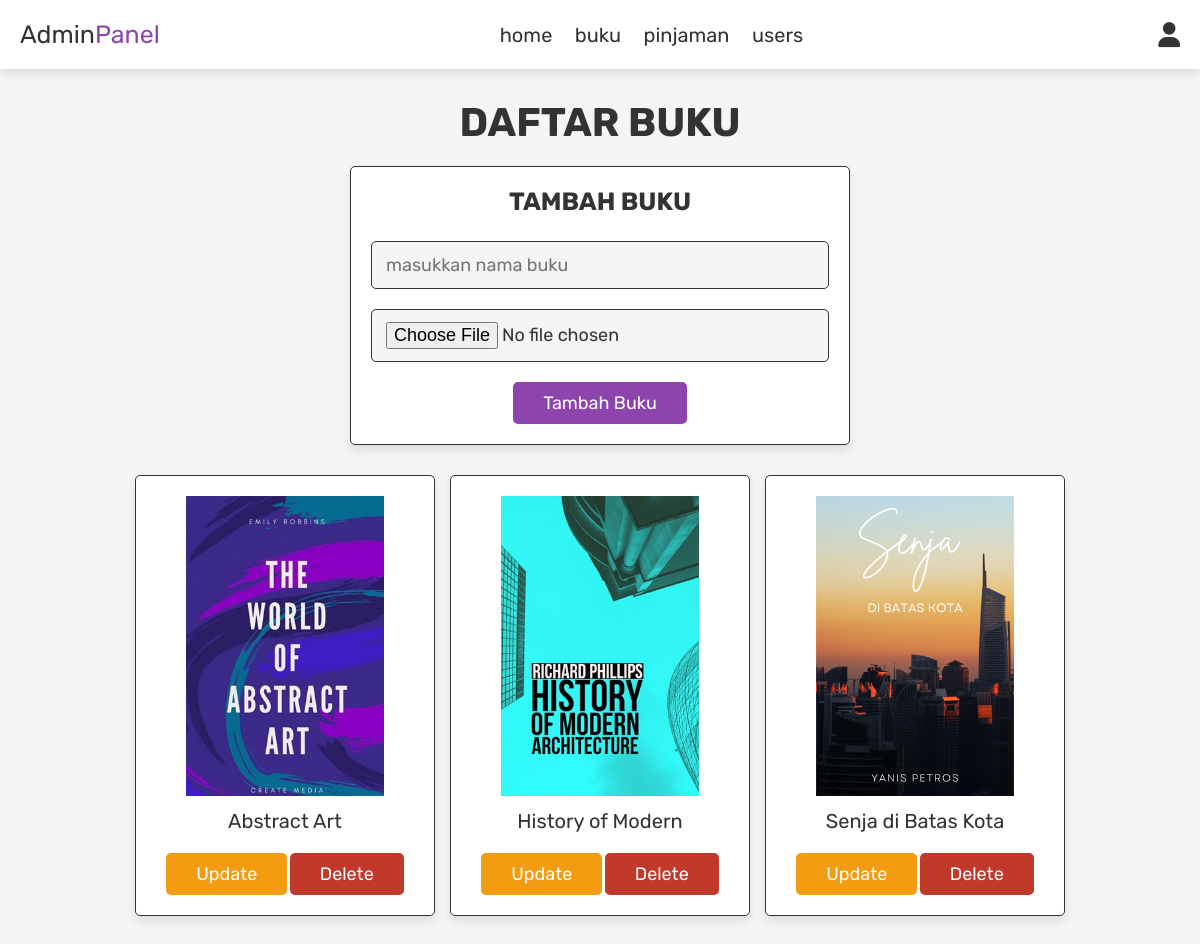
/admin_products.php (signed in), run on the app's committed database.
### tables this page shows
CREATE TABLE `products` (
  `id` int(100) NOT NULL,
  `name` varchar(100) NOT NULL,
  `price` int(100) NOT NULL DEFAULT 0,
  `image` varchar(100) NOT NULL
);

### admin_products.php (the view, shortened to what this page needs)
<?php
include 'config.php';
?>
<!DOCTYPE html>
<html lang="en">
<head>
   <link rel="stylesheet" href="https://cdnjs.cloudflare.com/ajax/libs/font-awesome/6.0.0/css/all.min.css">
   <link rel="stylesheet" href="css/admin_style.css">
</head>
<body>
   <?php include 'admin_header.php'; ?>
   <section class="add-products">
      <h1 class="title">daftar buku</h1>
      <form action="" method="post" enctype="multipart/form-data">
         <h3>Tambah Buku</h3>
         <input type="text" name="name" class="box" placeholder="masukkan nama buku" required>
         <input type="file" name="image" accept="image/jpg, image/jpeg, image/png" class="box" required>
         <input type="submit" value="tambah buku" name="add_product" class="btn">
      </form>
   </section>
   <section class="show-products">
      <div class="box-container">
         <?php
         $select_products = mysqli_query($conn, "SELECT * FROM `products`") or die('query failed');
         if (mysqli_num_rows($select_products) > 0) {
            while ($fetch_products = mysqli_fetch_assoc($select_products)) {
         ?>
               <div class="box">
                  <img src="uploaded_img/<?php echo $fetch_products['image']; ?>" alt="">
                  <div class="name"><?php echo $fetch_products['name']; ?></div>
                  <a href="admin_products.php?update=<?php echo $fetch_products['id']; ?>" class="option-btn">update</a>
                  <a href="admin_products.php?delete=<?php echo $fetch_products['id']; ?>" class="delete-btn" onclick="return confirm('hapus buku ini?');">delete</a>
               </div>
         <?php
            }
         } else {
            echo '<p class="empty">Belum ada buku!</p>';
         }
         ?>
      </div>
   </section>
</body>
</html>

### css/admin_style.css (style rules this page uses)
:root { --purple:#8e44ad; --red:#c0392b; --orange:#f39c12; --black:#333; --white:#fff; --light-green:#a2d7e1; --light-color:#666; --light-white:#ccc; --light-bg:#f5f5f5; --border:.1rem solid var(--black); --box-shadow:0 .5rem 1rem rgba(0,0,0,.1); }
* { font-family: 'Rubik', sans-serif; margin:0; padding:0; box-sizing: border-box; outline: none; border:none; text-decoration: none; transition:all .2s linear; }
html { font-size: 62.5%; overflow-x: hidden; }
body { background-color: var(--light-bg); }
section { padding:3rem 2rem; }
.title { text-align: center; margin-bottom: 2rem; text-transform: uppercase; color:var(--black); font-size: 4rem; }
.btn, .option-btn, .delete-btn, .white-btn { display: inline-block; margin-top: 1rem; padding:1rem 3rem; cursor: pointer; color:var(--white); font-size: 1.8rem; border-radius: .5rem; text-transform: capitalize; }
.white-btn, .btn { background-color: var(--purple); }
.option-btn { background-color: var(--orange); }
.delete-btn { background-color: var(--red); }
.add-products form { background-color: var(--white); border-radius: .5rem; padding:2rem; text-align: center; box-shadow: var(--box-shadow); border:var(--border); max-width: 50rem; margin:0 auto; }
.add-products form h3 { font-size: 2.5rem; text-transform: uppercase; color:var(--black); margin-bottom: 1.5rem; }
.add-products form .box { width: 100%; background-color: var(--light-bg); border-radius: .5rem; margin:1rem 0; padding:1.2rem 1.4rem; color:var(--black); font-size: 1.8rem; border:var(--border); }
.show-products .box-container { display: grid; grid-template-columns: repeat(auto-fit, 30rem); justify-content: center; gap:1.5rem; max-width: 1200px; margin:0 auto; align-items: flex-start; }
.show-products { padding-top: 0; }
.show-products .box-container .box { text-align: center; padding:2rem; border-radius: .5rem; border:var(--border); box-shadow: var(--box-shadow); background-color: var(--white); }
.show-products .box-container .box img { height: 30rem; }
.show-products .box-container .box .name { padding:1rem 0; font-size: 2rem; color:var(--black); }

### data on the page
products: image (picture), name "Abstract Art"
products: image (picture), name "History of Modern"
products: image (picture), name "Senja di Batas Kota"
